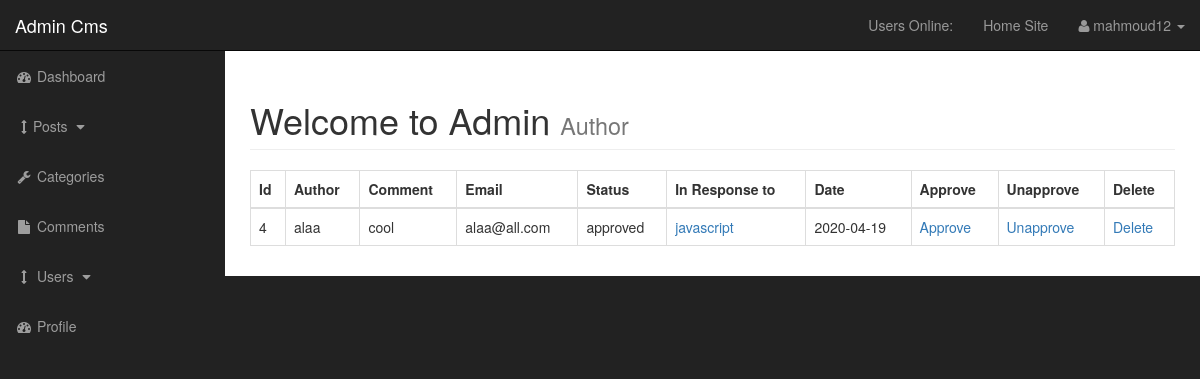
The page /admin/comments.php (signed in) on the database its author committed.
### tables this page shows
CREATE TABLE `comments` (
  `comment_id` int(11) NOT NULL,
  `comment_post_id` int(11) NOT NULL,
  `comment_author` varchar(255) NOT NULL,
  `comment_email` varchar(255) NOT NULL,
  `comment_content` text NOT NULL,
  `comment_status` varchar(255) NOT NULL,
  `comment_date` date NOT NULL
);

CREATE TABLE `posts` (
  `post_id` int(3) NOT NULL,
  `post_category_id` int(3) NOT NULL,
  `post_title` varchar(255) NOT NULL,
  `post_author` varchar(255) NOT NULL,
  `post_user` varchar(255) NOT NULL,
  `post_date` date NOT NULL,
  `post_image` text NOT NULL,
  `post_content` text NOT NULL,
  `post_tags` varchar(255) NOT NULL,
  `post_comment_count` varchar(255) NOT NULL,
  `post_status` varchar(255) NOT NULL DEFAULT 'draft',
  `post_views_count` int(11) NOT NULL
);

### admin/includes/view_all_comments.php (the view, shortened to what this page needs)
<form action="" method='post'>
               <table class="table table-bordered table-hover">
                <thead>
                    <tr>
                        <th>Id</th>
                        <th>Author</th>
                        <th>Comment</th>
                        <th>Email</th>
                        <th>Status</th>
                        <th>In Response to</th>
                        <th>Date</th>
                        <th>Approve</th>
                        <th>Unapprove</th>
                        <th>Delete</th>
                    </tr>
                </thead>
                      <tbody>
  <?php
    $query = "SELECT * FROM comments";
    $select_comments = mysqli_query($connection,$query);
    while($row = mysqli_fetch_assoc($select_comments)) {
        $comment_id          = $row['comment_id'];
        $comment_post_id     = $row['comment_post_id'];
        $comment_author      = $row['comment_author'];
        $comment_content     = $row['comment_content'];
        $comment_email       = $row['comment_email'];
        $comment_status      = $row['comment_status'];
        $comment_date        = $row['comment_date'];
        echo "<tr>";
        echo "<td>$comment_id </td>";
        echo "<td>$comment_author</td>";
        echo "<td>$comment_content</td>";
        echo "<td>$comment_email</td>";
        echo "<td>$comment_status</td>";
        $query = "SELECT * FROM posts WHERE post_id = $comment_post_id ";
        $select_post_id_query = mysqli_query($connection,$query);
        while($row = mysqli_fetch_assoc($select_post_id_query)){
        $post_id = $row['post_id'];
        $post_title = $row['post_title'];
            echo "<td><a href='../post.php?p_id=$post_id'>$post_title</a></td>";
        }
        echo "<td>$comment_date</td>";
        echo "<td><a href='comments.php?approve=$comment_id'>Approve</a></td>";
        echo "<td><a href='comments.php?unapprove=$comment_id'>Unapprove</a></td>";
        echo "<td><a href='comments.php?delete=$comment_id'>Delete</a></td>";
        echo "</tr>";
    }
      ?>
            </tbody>
            </table>
            </form>

### admin/css/sb-admin.css (style rules this page uses)
body { margin-top: 100px; background-color: #222; }
@media (min-width:768px) { body { margin-top: 50px; } }

### rows shown on the page
comments: comment_id "4", comment_author "alaa", comment_content "cool", comment_email "alaa@all.com", comment_status "approved", comment_date "2020-04-19"
posts: post_title "javascript"

### other values the page prints
$_SESSION['username'] "mahmoud12"
